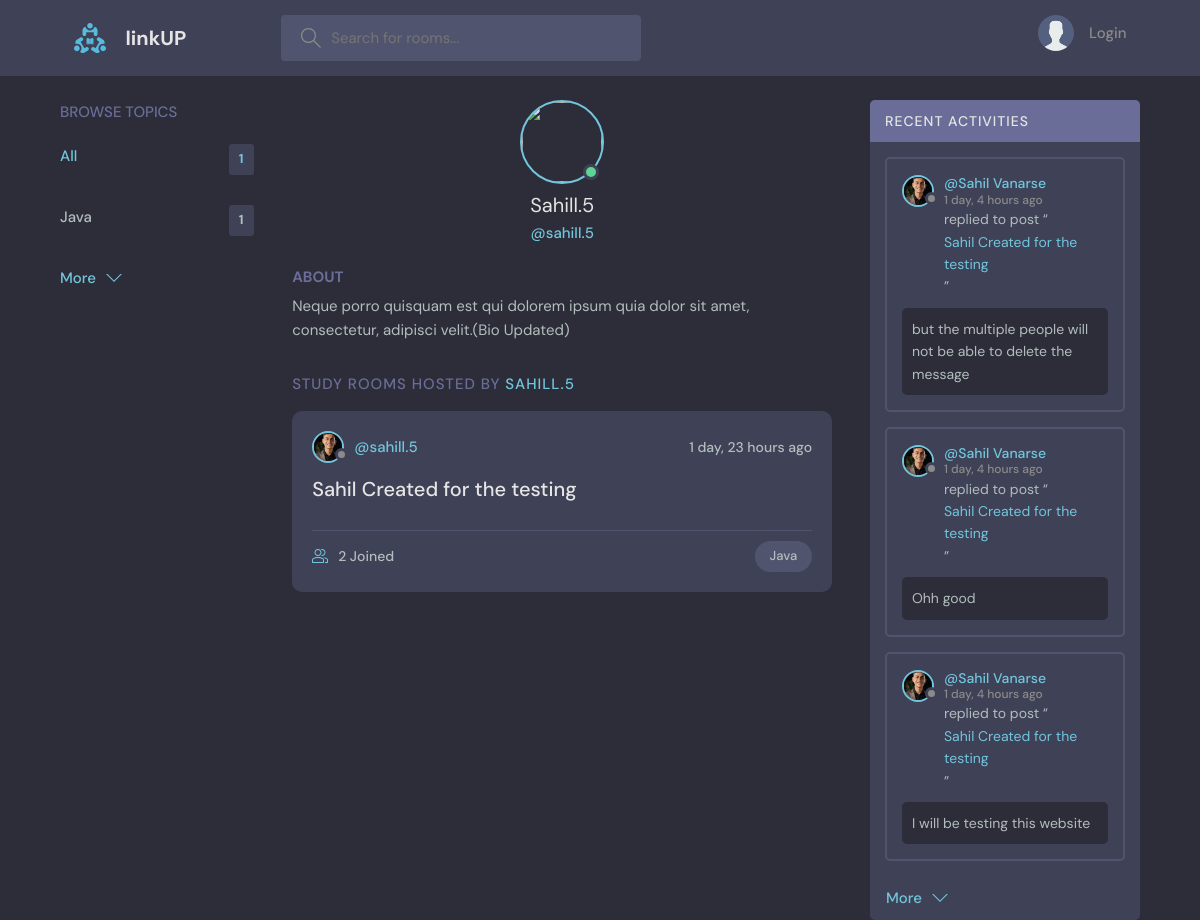
/profile/1/, run on an earlier commit of the app's database.
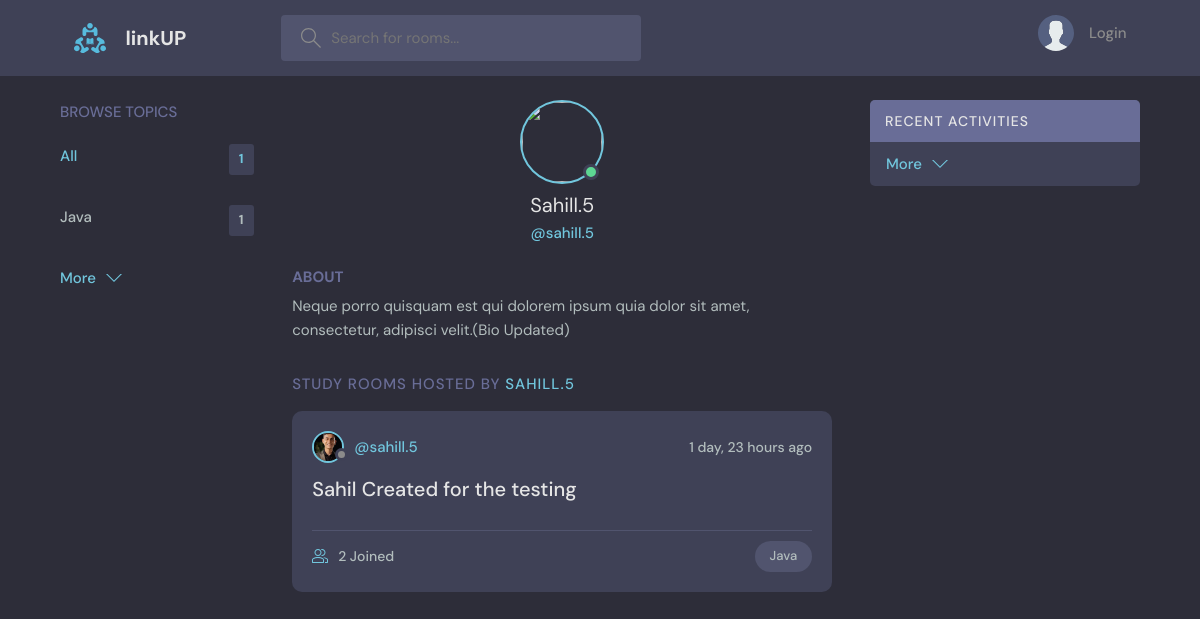
And on a later commit of the database.
### base/models.py (models this page shows, shortened)
class Topic(models.Model):
    name = models.CharField(max_length=200)

class Room(models.Model):
    host = models.ForeignKey(User, on_delete=models.SET_NULL, null=True)
    topic = models.ForeignKey(Topic, on_delete= models.SET_NULL, null=True)
    name = models.CharField(max_length=200)
    description = models.TextField(null=True, blank=True)
    participants = models.ManyToManyField(User, related_name='participants', blank=True)
    updated = models.DateTimeField(auto_now=True)
    created = models.DateTimeField(auto_now_add=True)
    class Meta:
        ordering = ['-updated', '-created']
    def __str__(self):
        return self.name

class User(AbstractUser):
    name = models.CharField(max_length=200, null=True)
    email = models.EmailField(unique=True, null=True)
    bio = models.TextField(null=True)
    avatar = models.ImageField(null=True, default="avatar.svg")
    USERNAME_FIELD = 'email'  # Use email as the username
    REQUIRED_FIELDS = []  # Remove 'username' from the required fields
    objects = CustomUserManager()  # Set the custom manager here

class Message(models.Model):
    user = models.ForeignKey(User, on_delete=models.CASCADE)
    room = models.ForeignKey(Room, on_delete=models.CASCADE)
    body = models.TextField()
    updated = models.DateTimeField(auto_now=True)
    created = models.DateTimeField(auto_now_add=True)
    class Meta:
        ordering = ['-updated', '-created']

### base/views.py (the view)
# urls.py: path('profile/<str:pk>/', views.userProfile, name="user-profile"),
def userProfile(request, pk):
    user = User.objects.get(id=pk)
    rooms = user.room_set.all()
    room_messages = user.message_set.all()
    topics = Topic.objects.all()
    context = {'user' : user, 'rooms' : rooms, 'room_messages' : room_messages, 'topics' : topics }
    return render(request, 'base/profile.html', context)

### base/templates/base/profile.html (shortened to what this page needs)
{% extends 'main.html' %}
{% block content %}
  <main class="profile-page layout layout--3">
    <div class="container">
      {% include 'base/topics_component.html' %}
      <div class="roomList">
        <div class="profile">
          <div class="profile__avatar">
            <div class="avatar avatar--large active">
              <img src="{{request.user.avatar.url}}" />
            </div>
          </div>
          <div class="profile__info">
            <h3>{{user.username|capfirst}}</h3>
            <p>@{{user.username}}</p>
          </div>
          <div class="profile__about">
            <h3>About</h3>
            <p>
              {{user.bio}}
            </p>
          </div>
        </div>
        <div class="roomList__header">
          <div>
            <h2>Study Rooms Hosted by <a href="{% url 'user-profile' user.id %}">{{user.username|lower}}</a>
            </h2>
          </div>
        </div>
        {% include 'base/feed_component.html' %}
      </div>
      {% include 'base/activity_component.html' %}
    </div>
  </main>
{% endblock content %}

### base/templates/base/topics_component.html
<div class="topics">
    <div class="topics__header">
      <h2>Browse Topics</h2>
    </div>
    <ul class="topics__list">
      <li>
        <a href="{% url 'home' %}" class="active">All <span>{{topics.count}}</span></a>
      </li>
      {% for topic in topics %}
      <li>
        <a href="{% url 'home' %}?q={{topic.name}}">{{topic.name}} <span>{{topic.room_set.all.count}}</span></a>
      </li>
      {% endfor %}
    </ul>
    <a class="btn btn--link" href="{% url 'topics' %}">
      More
      <svg version="1.1" xmlns="http://www.w3.org/2000/svg" width="32" height="32" viewBox="0 0 32 32">
        <title>chevron-down</title>
        <path d="M16 21l-13-13h-3l16 16 16-16h-3l-13 13z"></path>
      </svg>
    </a>
  </div>

### base/templates/base/feed_component.html (shortened to what this page needs)
{% for room in rooms %}
<div class="roomListRoom">
            <div class="roomListRoom__header">
              <a href="{% url 'user-profile' room.host.id %}" class="roomListRoom__author">
                <div class="avatar avatar--small">
                  <img src="{{room.host.avatar.url}}" />
                </div>
                <span>@{{room.host.username}}</span>
              </a>
              <div class="roomListRoom__actions">
                <span>{{room.created|timesince}} ago</span>
              </div>
            </div>
            <div class="roomListRoom__content">
              <a href="{% url 'room' room.id %}">{{room.name}}</a>
            </div>
            <div class="roomListRoom__meta">
              <a href="{% url 'room' room.id %}" class="roomListRoom__joined">
                {{room.participants.all.count}} Joined
              </a>
              <p class="roomListRoom__topic">{{room.topic.name}}</p>
            </div>
          </div>
{% endfor %}

### base/templates/base/activity_component.html (shortened to what this page needs)
<div class="activities">
    <div class="activities__header">
      <h2>Recent Activities</h2>
    </div>
    {% for message in room_messages %}
    <div class="activities__box">
      <div class="activities__boxHeader roomListRoom__header">
        <a href="{% url 'user-profile' message.user.id %}" class="roomListRoom__author">
          <div class="avatar avatar--small">
            <img src="{{message.user.avatar.url}}" />
          </div>
          <p>
            @{{ message.user.name }}
            <span>{{ message.created|timesince }} ago</span>
          </p>
        </a>
      </div>
      <div class="activities__boxContent">
        <p>replied to post “<a href="{% url 'room' message.room.id%}">{{message.room}}</a>”</p>
        <div class="activities__boxRoomContent">
          {{message.body}}
        </div>
      </div>
    </div>
    {% endfor %}
    <div style="padding: 10px 0; color: #71c6dd;">
      <div style="margin-left: 16px;">
        <a class="btn btn--link" href="{% url 'activity' %}" style="color: #71c6dd; text-decoration: none;">
          More
          <svg version="1.1" xmlns="http://www.w3.org/2000/svg" width="32" height="32" viewBox="0 0 32 32" style="vertical-align: middle ;">
            <title>chevron-down</title>
            <path d="M16 21l-13-13h-3l16 16 16-16h-3l-13 13z"></path>
          </svg>
        </a>
      </div>
    </div>
  </div>

What changed in the data, as far as the page shows it:
removed Message: user.avatar (picture), user.name "Sahil Vanarse", created "1 day, 4 hours", room "Sahil Created for the testing", body "but the multiple people will not be able to delete the message"
removed Message: user.avatar (picture), user.name "Sahil Vanarse", created "1 day, 4 hours", room "Sahil Created for the testing", body "Ohh good"
removed Message: user.avatar (picture), user.name "Sahil Vanarse", created "1 day, 4 hours", room "Sahil Created for the testing", body "I will be testing this website"
